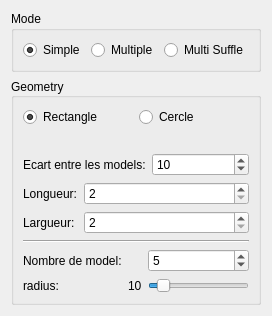
       <widget class="QWidget" name="insertion">
        <property name="autoFillBackground">
         <bool>true</bool>
        </property>
        <attribute name="title">
         <string>Insertion Mode</string>
        </attribute>
        <layout class="QVBoxLayout" name="verticalLayout_5">
         <item>
          <widget class="QGroupBox" name="GroupMode">
           <property name="autoFillBackground">
            <bool>false</bool>
           </property>
           <property name="title">
            <string>Mode</string>
           </property>
           <property name="flat">
            <bool>false</bool>
           </property>
           <layout class="QHBoxLayout" name="horizontalLayout_9">
            <item>
             <layout class="QHBoxLayout" name="horizontalLayout_11">
              <item>
               <widget class="QRadioButton" name="insertModeSimple">
                <property name="text">
                 <string>Simple</string>
                </property>
                <property name="checked">
                 <bool>true</bool>
                </property>
               </widget>
              </item>
              <item>
               <widget class="QRadioButton" name="insertionModeMultiple">
                <property name="text">
                 <string>Multiple</string>
                </property>
               </widget>
              </item>
              <item>
               <widget class="QRadioButton" name="insertSuffleReset">
                <property name="text">
                 <string>Multi Suffle</string>
                </property>
               </widget>
              </item>
             </layout>
            </item>
           </layout>
          </widget>
         </item>
         <item>
          <widget class="QGroupBox" name="GroupGeo">
           <property name="title">
            <string>Geometry</string>
           </property>
           <property name="alignment">
            <set>Qt::AlignJustify|Qt::AlignVCenter</set>
           </property>
           <layout class="QVBoxLayout" name="verticalLayout_6">
            <item>
             <layout class="QHBoxLayout" name="horizontalLayout_10">
              <item>
               <widget class="QRadioButton" name="geoRect">
                <property name="text">
                 <string>Rectangle</string>
                </property>
                <property name="checked">
                 <bool>true</bool>
                </property>
               </widget>
              </item>
              <item>
               <widget class="QRadioButton" name="geoCercle">
                <property name="text">
                 <string>Cercle</string>
                </property>
               </widget>
              </item>
             </layout>
            </item>
            <item>
             <widget class="QLabel" name="label_24">
              <property name="text">
               <string/>
              </property>
             </widget>
            </item>
            <item>
             <layout class="QFormLayout" name="formLayout_2">
              <item row="0" column="0">
               <widget class="QLabel" name="label_25">
                <property name="text">
                 <string>Ecart entre les models:</string>
                </property>
               </widget>
              </item>
              <item row="0" column="1">
               <widget class="QSpinBox" name="spinInsertGap">
                <property name="minimum">
                 <number>1</number>
                </property>
                <property name="maximum">
                 <number>100</number>
                </property>
                <property name="value">
                 <number>10</number>
                </property>
               </widget>
              </item>
             </layout>
            </item>
            <item>
             <layout class="QFormLayout" name="formLayout_3">
              <item row="0" column="1">
               <widget class="QSpinBox" name="insertRectLength">
                <property name="minimum">
                 <number>2</number>
                </property>
                <property name="maximum">
                 <number>100</number>
                </property>
               </widget>
              </item>
              <item row="1" column="0">
               <widget class="QLabel" name="label_23">
                <property name="text">
                 <string>Largueur:</string>
                </property>
               </widget>
              </item>
              <item row="1" column="1">
               <widget class="QSpinBox" name="insertRectWidth">
                <property name="minimum">
                 <number>2</number>
                </property>
                <property name="maximum">
                 <number>100</number>
                </property>
                <property name="displayIntegerBase">
                 <number>10</number>
                </property>
               </widget>
              </item>
              <item row="0" column="0">
               <widget class="QLabel" name="label_22">
                <property name="text">
                 <string>Longueur:</string>
                </property>
               </widget>
              </item>
             </layout>
            </item>
            <item>
             <widget class="Line" name="line">
              <property name="orientation">
               <enum>Qt::Horizontal</enum>
              </property>
             </widget>
            </item>
            <item>
             <layout class="QGridLayout" name="gridLayout_7">
              <item row="1" column="0">
               <widget class="QLabel" name="radiusInsertCercle">
                <property name="text">
                 <string>radius: </string>
                </property>
               </widget>
              </item>
              <item row="1" column="1">
               <widget class="QLabel" name="label_26">
                <property name="text">
                 <string>10</string>
                </property>
               </widget>
              </item>
              <item row="1" column="2">
               <widget class="QSlider" name="sliderRadiusInsertCercle">
                <property name="minimum">
                 <number>1</number>
                </property>
                <property name="maximum">
                 <number>100</number>
                </property>
                <property name="value">
                 <number>10</number>
                </property>
                <property name="orientation">
                 <enum>Qt::Horizontal</enum>
                </property>
               </widget>
              </item>
              <item row="0" column="0">
               <widget class="QLabel" name="label_27">
                <property name="text">
                 <string>Nombre de model:</string>
                </property>
               </widget>
              </item>
              <item row="0" column="2">
               <widget class="QSpinBox" name="spinNombreModelCercle">
                <property name="minimum">
                 <number>1</number>
                </property>
                <property name="value">
                 <number>5</number>
                </property>
               </widget>
              </item>
             </layout>
            </item>
           </layout>
          </widget>
         </item>
        </layout>
       </widget>
